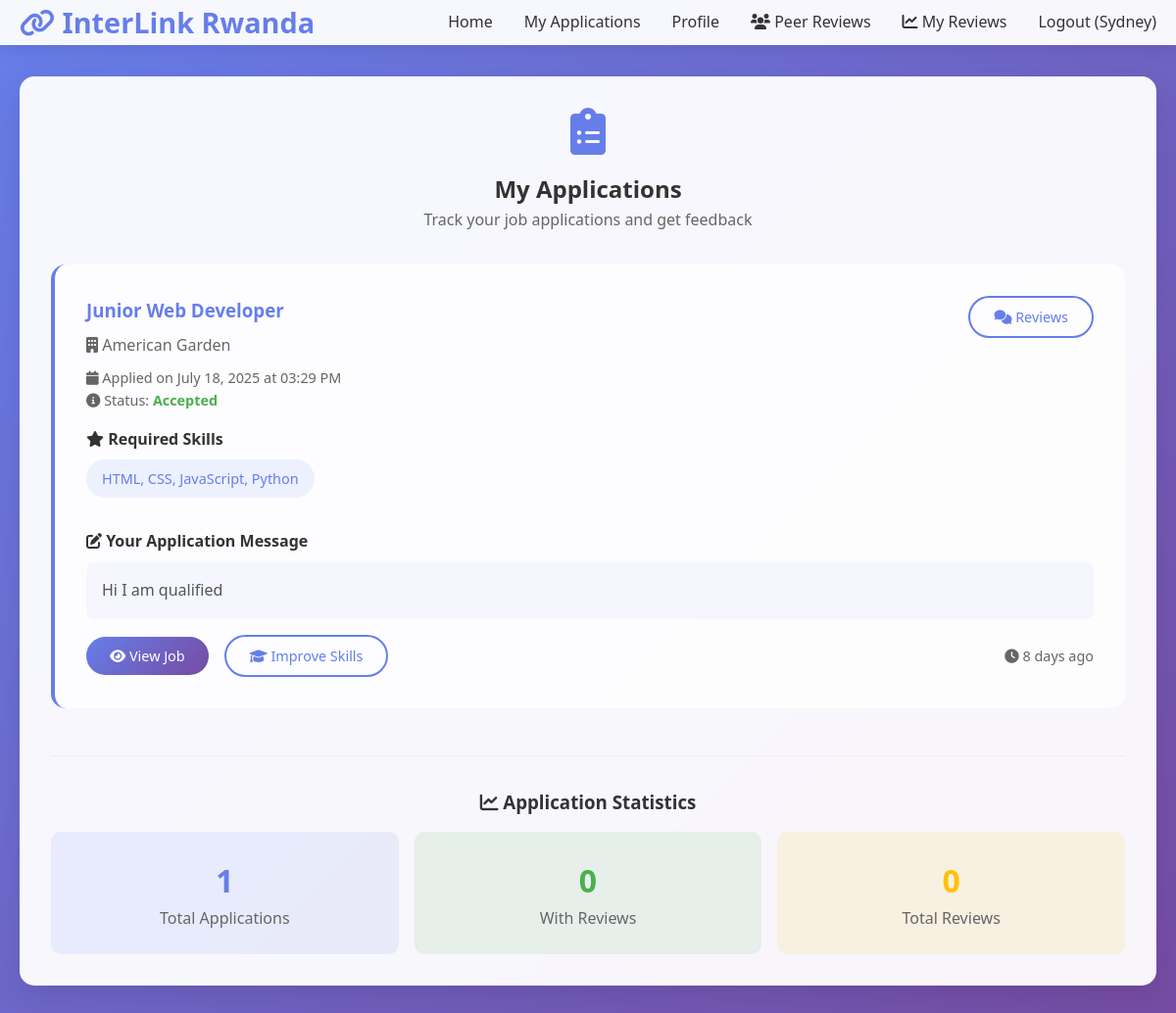
Screenshot of /my-applications (signed in) with the database file from the repository.
### app.py (models this page shows, shortened)
class User(db.Model):
    id = db.Column(db.Integer, primary_key=True)
    username = db.Column(db.String(100), unique=True, nullable=False)
    email = db.Column(db.String(100), unique=True, nullable=False)
    password_hash = db.Column(db.String(200), nullable=False)
    role = db.Column(db.String(20), nullable=False, default='job_seeker')  # 'job_seeker' or 'job_provider'
    skills = db.Column(db.String(300))
    default_cv = db.Column(db.String(300))
    default_cover_letter = db.Column(db.String(300))
    company_name = db.Column(db.String(200))
    company_description = db.Column(db.Text)
    company_website = db.Column(db.String(300))
    company_location = db.Column(db.String(200))
    contact_person = db.Column(db.String(200))
    contact_phone = db.Column(db.String(20))
    created_at = db.Column(db.DateTime, default=datetime.utcnow)

class Application(db.Model):
    id = db.Column(db.Integer, primary_key=True)
    user_id = db.Column(db.Integer, db.ForeignKey('user.id'), nullable=False)
    job_id = db.Column(db.Integer, db.ForeignKey('job.id'), nullable=False)
    message = db.Column(db.Text, nullable=False)
    cv_filename = db.Column(db.String(300))
    cover_letter_filename = db.Column(db.String(300))
    applied_at = db.Column(db.DateTime, default=datetime.utcnow)
    status = db.Column(db.String(50), default='pending')  # pending, reviewed, accepted, rejected
    is_public = db.Column(db.Boolean, default=True)
    user = db.relationship('User', backref='applications')

class Job(db.Model):
    id = db.Column(db.Integer, primary_key=True)
    title = db.Column(db.String(200), nullable=False)
    description = db.Column(db.Text, nullable=False)
    skill_required = db.Column(db.String(200), nullable=False)
    course_link = db.Column(db.String(300))
    company = db.Column(db.String(200))
    location = db.Column(db.String(200))
    posted_by = db.Column(db.Integer, db.ForeignKey('user.id'), nullable=False)  # Link to job provider
    posted_at = db.Column(db.DateTime, default=datetime.utcnow)
    experience_level = db.Column(db.String(50), default='Entry Level')
    employment_type = db.Column(db.String(50), default='Full-time')
    salary_range = db.Column(db.String(100))
    poster = db.relationship('User', backref='posted_jobs')
    applications = db.relationship('Application', backref='job', lazy=True)

### app.py (the view)
@app.route('/my-applications')
@job_seeker_required
def my_applications():
    applications = Application.query.filter_by(user_id=session['user_id']).order_by(Application.applied_at.desc()).all()
    return render_template('my_applications.html', applications=applications, current_time=datetime.utcnow())

### app.py (called while the page is built)
def get_current_user():
    if 'user_id' in session:
        return User.query.get(session['user_id'])
    return None

@app.context_processor
def inject_user():
    return dict(get_current_user=get_current_user)

def job_seeker_required(f):
    from functools import wraps
    @wraps(f)
    def decorated_function(*args, **kwargs):
        if 'user_id' not in session:
            flash('Please log in to access this page.', 'error')
            return redirect(url_for('login'))
        user = User.query.get(session['user_id'])
        if user.role != 'job_seeker':
            flash('Access denied. Job seekers only.', 'error')
            return redirect(url_for('index'))
        return f(*args, **kwargs)
    return decorated_function

### templates/my_applications.html (shortened to what this page needs)
{% extends "base.html" %}
{% block content %}
<div class="content-card">
    <div style="text-align: center; margin-bottom: 2rem;">
        <i class="fas fa-clipboard-list" style="font-size: 3rem; color: #667eea; margin-bottom: 1rem;"></i>
        <h2>My Applications</h2>
        <p style="color: #666;">Track your job applications and get feedback</p>
    </div>
    {% if applications %}
        <div style="display: grid; gap: 2rem;">
            {% for application in applications %}
                <div style="background: rgba(255, 255, 255, 0.8); border-radius: 15px; padding: 2rem; border-left: 4px solid #667eea;">
                    <div style="display: flex; justify-content: space-between; align-items: start; margin-bottom: 1rem;">
                        <div>
                            <h3 style="color: #333; margin-bottom: 0.5rem;">
                                <a href="{{ url_for('job_detail', job_id=application.job.id) }}"
                                   style="color: #667eea; text-decoration: none;">
                                    {{ application.job.title }}
                                </a>
                            </h3>
                            <p style="color: #666; margin-bottom: 0.5rem;">
                                <i class="fas fa-building"></i> {{ application.job.company or 'Company' }}
                            </p>
                            <p style="color: #666; font-size: 0.9rem;">
                                <i class="fas fa-calendar"></i>
                                Applied on {{ application.applied_at.strftime('%B %d, %Y at %I:%M %p') }}
                            </p>
                            <p style="color: #666; font-size: 0.9rem;">
                                <i class="fas fa-info-circle"></i>
                                Status:
                                {% if application.status == 'accepted' %}
                                    <span style="color: #4caf50; font-weight: bold;">Accepted</span>
                                {% elif application.status == 'rejected' %}
                                    <span style="color: #f44336; font-weight: bold;">Rejected</span>
                                {% elif application.status == 'reviewed' %}
                                    <span style="color: #2196f3; font-weight: bold;">Reviewed</span>
                                {% else %}
                                    <span style="color: #999;">Pending</span>
                                {% endif %}
                            </p>
                        </div>
                        <div style="text-align: right;">
                            <a href="{{ url_for('view_application', application_id=application.id) }}"
                               class="btn btn-secondary" style="margin-bottom: 0.5rem;">
                                <i class="fas fa-comments"></i> Reviews
                            </a>
                        </div>
                    </div>
                    <div style="margin-bottom: 1rem;">
                        <h4 style="color: #333; margin-bottom: 0.5rem;">
                            <i class="fas fa-star"></i> Required Skills
                        </h4>
                        <div class="job-skills" style="display: inline-block;">
                            {{ application.job.skill_required }}
                        </div>
                    </div>
                    <div style="margin-bottom: 1rem;">
                        <h4 style="color: #333; margin-bottom: 0.5rem;">
                            <i class="fas fa-edit"></i> Your Application Message
                        </h4>
                        <div style="background: rgba(102, 126, 234, 0.05); padding: 1rem; border-radius: 8px; color: #555; line-height: 1.6;">
                            {{ application.message|replace('\n', '<br>')|safe }}
                        </div>
                    </div>
                    <div style="display: flex; gap: 1rem; align-items: center;">
                        <a href="{{ url_for('job_detail', job_id=application.job.id) }}"
                           class="btn btn-primary">
                            <i class="fas fa-eye"></i> View Job
                        </a>
                        {% if application.job.course_link %}
                            <a href="{{ application.job.course_link }}" target="_blank"
                               class="btn btn-secondary">
                                <i class="fas fa-graduation-cap"></i> Improve Skills
                            </a>
                        {% endif %}
                        <div style="margin-left: auto; color: #666; font-size: 0.9rem;">
                            <i class="fas fa-clock"></i>
                            {{ (current_time - application.applied_at).days }} days ago
                        </div>
                    </div>
                </div>
            {% endfor %}
        </div>
        <div style="text-align: center; margin-top: 3rem; padding-top: 2rem; border-top: 1px solid #eee;">
            <h3 style="color: #333; margin-bottom: 1rem;">
                <i class="fas fa-chart-line"></i> Application Statistics
            </h3>
            <div style="display: grid; grid-template-columns: repeat(auto-fit, minmax(200px, 1fr)); gap: 1rem;">
                <div style="background: rgba(102, 126, 234, 0.1); padding: 1.5rem; border-radius: 10px; text-align: center;">
                    <div style="font-size: 2rem; font-weight: bold; color: #667eea;">{{ applications|length }}</div>
                    <div style="color: #666;">Total Applications</div>
                </div>
                <div style="background: rgba(76, 175, 80, 0.1); padding: 1.5rem; border-radius: 10px; text-align: center;">
                    <div style="font-size: 2rem; font-weight: bold; color: #4caf50;">
                        {{ applications|selectattr('reviews')|list|length }}
                    </div>
                    <div style="color: #666;">With Reviews</div>
                </div>
                <div style="background: rgba(255, 193, 7, 0.1); padding: 1.5rem; border-radius: 10px; text-align: center;">
                    <div style="font-size: 2rem; font-weight: bold; color: #ffc107;">
                        {{ applications|map(attribute='reviews')|sum(start=[])|length }}
                    </div>
                    <div style="color: #666;">Total Reviews</div>
                </div>
            </div>
        </div>
    {% endif %}
</div>
{% endblock %}

### templates/base.html (shortened to what this page needs)
<!DOCTYPE html>
<html lang="en">
<head>
    <link href="https://cdnjs.cloudflare.com/ajax/libs/font-awesome/6.0.0/css/all.min.css" rel="stylesheet">
</head>
<body>
    <header>
        <nav class="container">
            <a href="{{ url_for('index') }}" class="logo">
                <i class="fas fa-link"></i> InterLink Rwanda
            </a>
            <ul class="nav-links">
                <li><a href="{{ url_for('index') }}">Home</a></li>
                {% if session.user_id %}
                    <li><a href="{{ url_for('my_applications') }}">My Applications</a></li>
                    <li><a href="{{ url_for('profile', user_id=session.user_id) }}">Profile</a></li>
                    {% if get_current_user() and get_current_user().role == 'job_seeker' %}
                    <a href="{{ url_for('peer_reviews') }}" class="nav-link">
                        <i class="fas fa-users"></i> Peer Reviews
                    </a>
                    <a href="{{ url_for('my_reviews') }}" class="nav-link">
                        <i class="fas fa-chart-line"></i> My Reviews
                    </a>
                {% endif %}
                    <li><a href="{{ url_for('logout') }}">Logout ({{ session.username }})</a></li>
                {% else %}
                    <li><a href="{{ url_for('login') }}" class="btn btn-secondary">Login</a></li>
                    <li><a href="{{ url_for('register') }}" class="btn btn-primary">Sign Up</a></li>
                {% endif %}
            </ul>
        </nav>
    </header>
    <main>
        <div class="container">
            {% block content %}{% endblock %}
        </div>
    </main>
</body>
</html>

### templates/base.html (style rules this page uses)
* { margin: 0; padding: 0; box-sizing: border-box; }
body { font-family: 'Segoe UI', Tahoma, Geneva, Verdana, sans-serif; line-height: 1.6; color: #333; background: linear-gradient(135deg, #667eea 0%, #764ba2 100%); min-height: 100vh; }
.container { max-width: 1200px; margin: 0 auto; padding: 0 20px; }
header { background: rgba(255, 255, 255, 0.95); backdrop-filter: blur(10px); box-shadow: 0 2px 20px rgba(0, 0, 0, 0.1); position: sticky; top: 0; z-index: 1000; }
nav { display: flex; justify-content: space-between; align-items: center; padding: 1rem 0; }
.logo { font-size: 1.8rem; font-weight: bold; color: #667eea; text-decoration: none; }
.nav-links { display: flex; list-style: none; gap: 2rem; align-items: center; }
.nav-links a { text-decoration: none; color: #333; font-weight: 500; transition: color 0.3s ease; }
.btn { padding: 0.5rem 1.5rem; border: none; border-radius: 25px; cursor: pointer; font-weight: 500; text-decoration: none; display: inline-block; transition: all 0.3s ease; font-size: 0.9rem; }
.btn-primary { background: linear-gradient(135deg, #667eea, #764ba2); color: white; }
.btn-secondary { background: transparent; color: #667eea; border: 2px solid #667eea; }
main { padding: 2rem 0; }
.content-card { background: rgba(255, 255, 255, 0.95); backdrop-filter: blur(10px); border-radius: 15px; padding: 2rem; margin-bottom: 2rem; box-shadow: 0 10px 30px rgba(0, 0, 0, 0.1); }
.job-skills { background: rgba(102, 126, 234, 0.1); color: #667eea; padding: 0.5rem 1rem; border-radius: 20px; font-size: 0.9rem; display: inline-block; margin-bottom: 1rem; }

### rows the page displays
User: username "Sydney"
Application: job "Junior Web Developer", job "American Garden", applied_at "July 18, 2025 at 03:29 PM", status "Accepted", job.skill_required "HTML, CSS, JavaScript, Python", message "Hi I am qualified", (current_time-application.applied_at).days "8"

### other values shown
{{ applications|length }} "1"
{{ applications|selectattr('reviews')|list|length }} "0"
{{ applications|map(attribute='reviews')|sum(start=[])|length }} "0"
